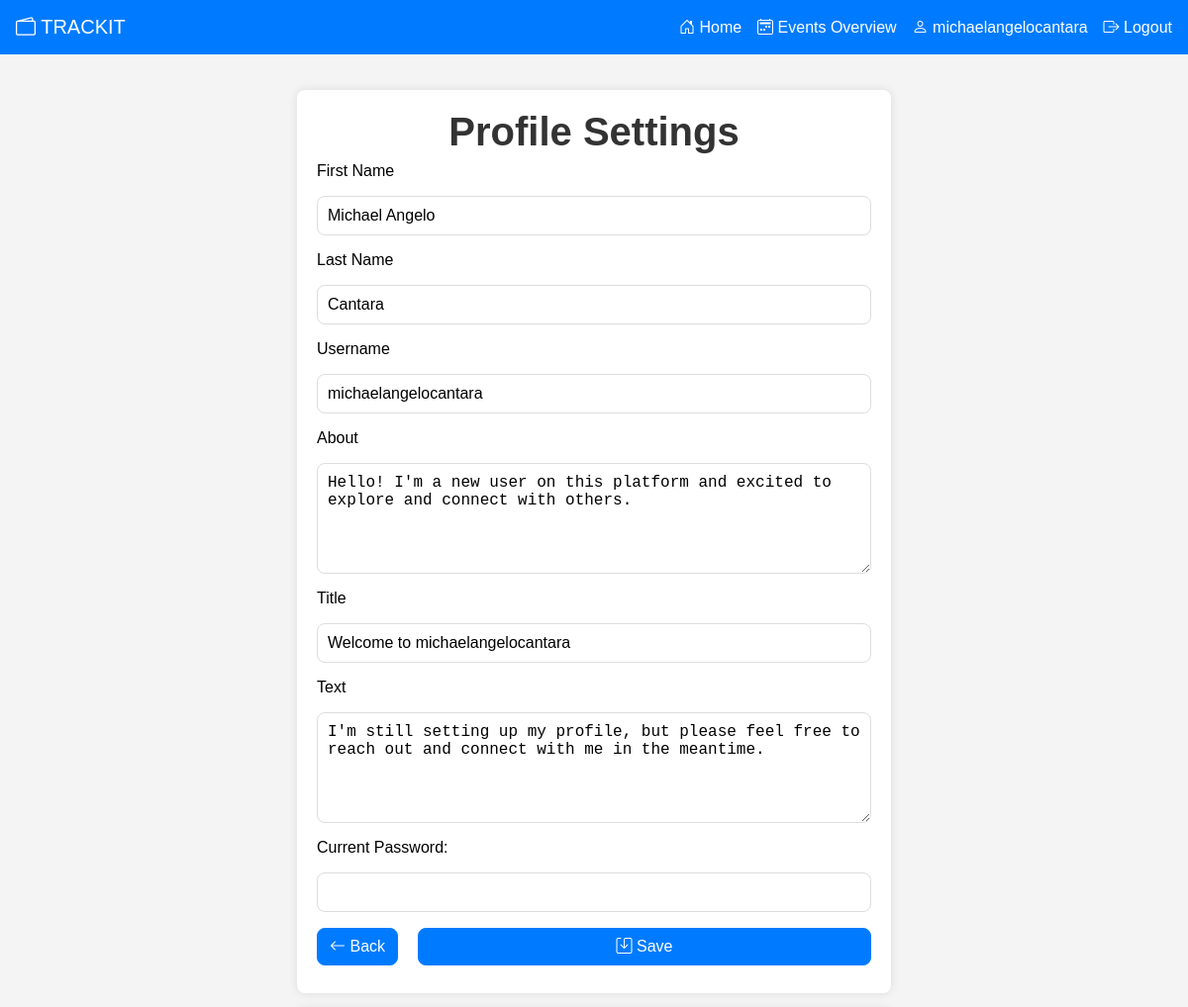
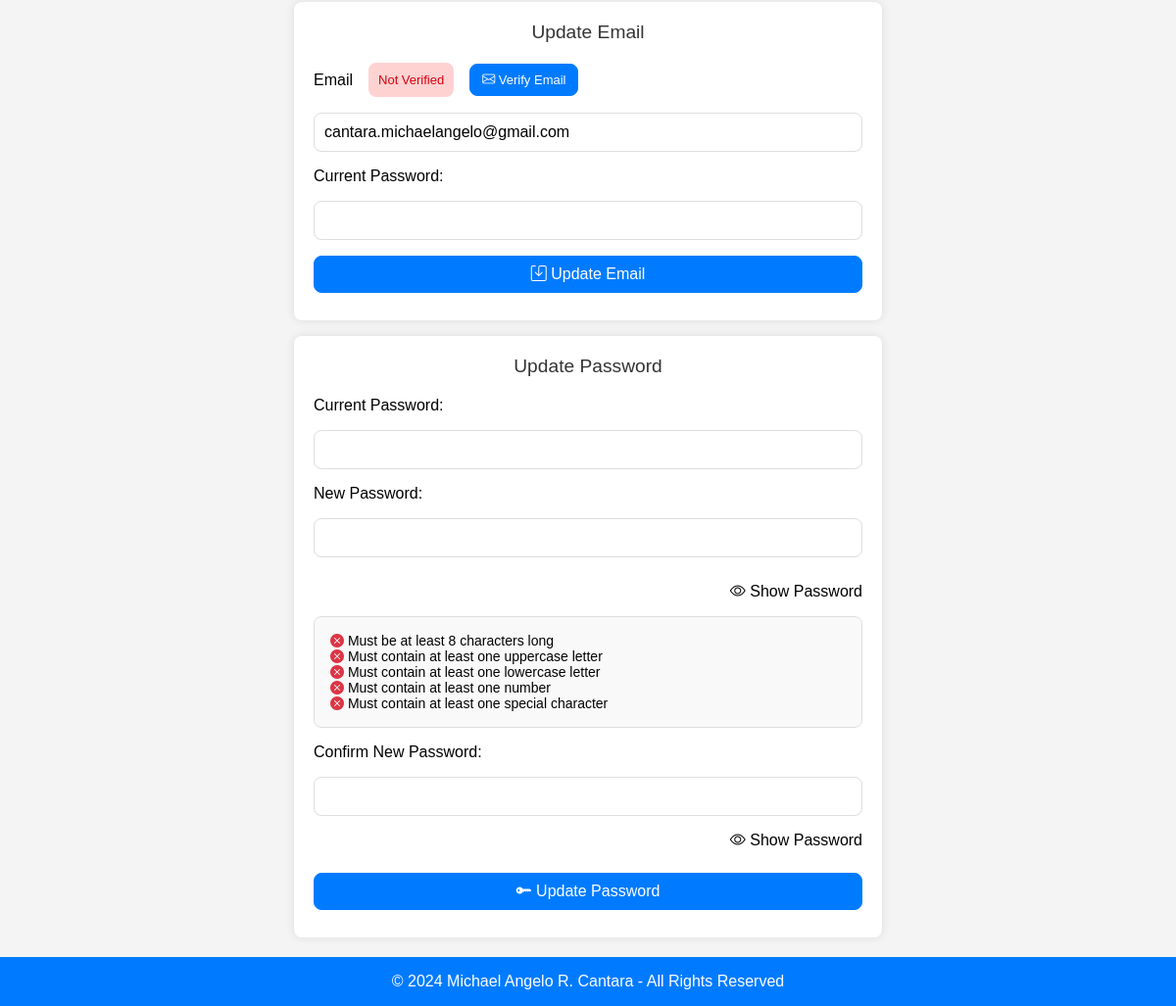
Screenshot of /profile-information-settings.php (signed in) with the database file from the repository (2 pictures, top to bottom).
### tables this page shows
CREATE TABLE `users` (
  `users_id` int(11) NOT NULL,
  `users_first_name` varchar(50) NOT NULL,
  `users_last_name` varchar(50) NOT NULL,
  `users_username` varchar(50) NOT NULL,
  `users_email` varchar(100) NOT NULL,
  `users_role` varchar(50) NOT NULL,
  `users_password` varchar(255) NOT NULL,
  `users_email_verified` int(11) NOT NULL
);

CREATE TABLE `profiles` (
  `profiles_id` int(11) NOT NULL,
  `profiles_about` text NOT NULL,
  `profiles_introduction_title` text NOT NULL,
  `profiles_introduction_text` text NOT NULL,
  `users_id` int(11) DEFAULT NULL
);

### includes/profile-information-functions.inc.php (called while the page is built, shortened)
<?php
function getUserInformation($conn, $users_id) {
    $sql = "SELECT users_first_name, users_last_name, users_username, users_email, users_email_verified FROM users WHERE users_id = ?;";
    $stmt = mysqli_stmt_init($conn);
    if (!mysqli_stmt_prepare($stmt, $sql)) {
        header("location: ../profile-information.php?error=stmtfailed");
        exit();
    }
    mysqli_stmt_bind_param($stmt, "i", $users_id);
    mysqli_stmt_execute($stmt);
    $resultData = mysqli_stmt_get_result($stmt);
    if ($row = mysqli_fetch_assoc($resultData)) {
        return $row;
    } else {
        $result = false;
        return $result;
    }
}
function getProfileInformation($conn, $users_id) {
    $sql = "SELECT * FROM profiles WHERE users_id = ?;";
    $stmt = mysqli_stmt_init($conn);
    if (!mysqli_stmt_prepare($stmt, $sql)) {
        header("location: ../profile-information.php?error=stmtfailed");
        exit();
    }
    mysqli_stmt_bind_param($stmt, "i", $users_id);
    mysqli_stmt_execute($stmt);
    $resultData = mysqli_stmt_get_result($stmt);
    if ($row = mysqli_fetch_assoc($resultData)) {
        return $row;
    } else {
        $result = false;
        return $result;
    }
}

### profile-information-settings.php (the view, shortened to what this page needs)
<?php
require_once "includes/db-connection.inc.php";
require_once "includes/profile-information-functions.inc.php";
$profileData = getProfileInformation($conn, $_SESSION["users_id"]);
$userData = getUserInformation($conn, $_SESSION["users_id"]);
?>
<!DOCTYPE html>
<html lang="en">
<head>
    <?php include "templates/external-links.tpl.php"; ?>
</head>
<body>
    <?php include 'templates/header.tpl.php'; ?>
    <main>
        <section class="section-container">
            <h1>Profile Settings</h1>
            <form action="includes/profile-information.inc.php" method="post">
                <label for="firstName">First Name</label>
                <input type="text" name="firstName" id="firstName" value='<?php echo $userData['users_first_name']; ?>'>
                <label for="lastName">Last Name</label>
                <input type="text" name="lastName" id="lastName" value='<?php echo $userData['users_last_name']; ?>'>
                <label for="username">Username</label>
                <input type="text" name="username" id="username" value='<?php echo $userData['users_username']; ?>'>
                <label for="profileAbout">About</label>
                <textarea type="text" name="profileAbout" rows="5" cols="20"
                    id="profileAbout"><?php echo $profileData['profiles_about']; ?></textarea>
                <label for="profileTitle">Title</label>
                <input type="text" name="profileTitle" id="profileTitle"
                    value='<?php echo $profileData['profiles_introduction_title']; ?>'>
                <label for="profileText">Text</label>
                <textarea type="text" name="profileText" rows="5" cols="20"
                    id="profileText"><?php echo $profileData['profiles_introduction_text']; ?></textarea>
                <label for="currentPassword">Current Password:</label>
                <input type="password" id="currentPassword" name="currentPassword" required>
                <div class="two-grid-column-container">
                    <a class="button" href="profile-information.php"><i class="bi bi-arrow-left"></i> Back</a>
                    <button class="button" type="submit" name="profile-settings"><i class="bi bi-save"></i>
                        Save</button>
                </div>
            </form>
        </section>
        <section class="section-container">
            <h2>Update Email</h2>
            <form action="includes/update-email.inc.php" method="post">
                <div class="email-container">
                    <label for="email">Email</label>
                    <?php
                    if ($userData['users_email_verified'] == 0) {
                        echo "<span class='error-message'>Not Verified</span>";
                        echo "<button class='button' type='button' onclick='location.href=\"includes/send-verification-email.inc.php\"'><i class='bi bi-envelope'></i> Verify Email</button>";
                    } else {
                        echo "<span class='success-message'>Verified</span>";
                    }
                    ?>
                </div>
                <input type="email" name="email" id="email" value='<?php echo $userData['users_email']; ?>'>
                <label for="currentPassword">Current Password:</label>
                <input type="password" id="currentPassword" name="currentPassword" required>
                <button class="button" type="submit" name="update-email"><i class="bi bi-save"></i> Update
                    Email</button>
            </form>
        </section>
        <section class="section-container">
            <h2>Update Password</h2>
            <form action="includes/update-password.inc.php" method="post">
                <label for="currentPassword">Current Password:</label>
                <input type="password" id="currentPassword" name="currentPassword" required>
                <label for="password">New Password:</label>
                <input type="password" id="password" name="password" required>
                <div class="password-container">
                    <p id="strengthLabel"></p>
                    <button class="show-button" id="showPasswordButton" type="button"
                        onclick="togglePasswordVisibility('password', 'showPasswordButton')"><i class='bi bi-eye'></i> Show Password</button>
                </div>
                <ul class="password-requirements" id="password-requirements">
                    <li id="length"><i class="bi bi-x-circle-fill text-danger"></i> Must be at least 8 characters long
                    </li>
                    <li id="uppercase"><i class="bi bi-x-circle-fill text-danger"></i> Must contain at least one
                        uppercase
                        letter</li>
                    <li id="lowercase"><i class="bi bi-x-circle-fill text-danger"></i> Must contain at least one
                        lowercase
                        letter</li>
                    <li id="number"><i class="bi bi-x-circle-fill text-danger"></i> Must contain at least one number
                    </li>
                    <li id="special"><i class="bi bi-x-circle-fill text-danger"></i> Must contain at least one special
                        character</li>
                </ul>
                <label for="confirmPassword">Confirm New Password:</label>
                <input type="password" id="confirmPassword" name="confirmPassword" required>
                <div class="password-container">
                    <button class="show-button" id="showConfirmPasswordButton" type="button"
                        onclick="togglePasswordVisibility('confirmPassword', 'showConfirmPasswordButton')"><i class='bi bi-eye'></i> Show
                        Password</button>
                </div>
                <button class="button margin-top-16" type="submit" name="updatePassword"><i class="bi bi-key-fill"></i>
                    Update Password</button>
            </form>
        </section>
    </main>
    <?php include 'templates/footer.tpl.php'; ?>
</body>
</html>

### templates/external-links.tpl.php
<link rel="stylesheet" href="static/css/style.css">
<link rel="stylesheet" href="https://cdn.jsdelivr.net/npm/bootstrap-icons@1.11.3/font/bootstrap-icons.min.css">

### templates/header.tpl.php (shortened to what this page needs)
<header>
    <nav>
        <a class="logo" href="index.php">
            <i class="bi bi-wallet2"></i>
            TRACKIT
        </a>
        <ul>
            <li>
                <a href="index.php"><i class="bi bi-house-door"></i> Home</a>
            </li>
            <?php
            if (isset($_SESSION['users_id'])) {
                ?>
                <li>
                    <a href="events-overview.php"><i class="bi bi-calendar2-week"></i> Events Overview</a>
                </li>
                <li>
                    <a href="profile-information.php"><i class="bi bi-person"></i> <?php echo $_SESSION["users_username"]; ?></a>
                </li>
                <li>
                    <a href="includes/log-out.inc.php"><i class="bi bi-box-arrow-right"></i> Logout</a>
                </li>
                <?php
            }
            ?>
        </ul>
    </nav>
</header>

### templates/footer.tpl.php
<footer>
    <p>&copy;
        <?php echo date('Y'); ?> Michael Angelo R. Cantara - All Rights Reserved
    </p>
</footer>

### static/css/style.css (style rules this page uses)
* { margin: 0; padding: 0; box-sizing: border-box; }
body { font-family: Verdana, Geneva, Tahoma, sans-serif; background-color: #f4f4f4; }
html, body { height: 100%; margin: 0; display: flex; flex-direction: column; }
nav { display: flex; justify-content: space-between; align-items: center; padding: 8px; background-color: #007bff; }
nav .logo { flex: 0 0 auto; text-decoration: none; color: white; padding: 8px; font-size: 20px; }
nav ul { display: flex; list-style: none; }
nav ul li { display: inline; padding: 8px; }
nav ul li a { text-decoration: none; color: white; }
main { width: 100%; margin: 0 auto; padding: 20px; flex: 1 0 auto; }
h1 { color: #333; text-align: center; font-size: 2.5em; }
h2 { font-size: 1.2em; color: #333; text-align: center; font-weight: lighter; margin-bottom: 12px; }
.button, .secondary-outline-button { display: inline-block; padding: 0.375rem 0.75rem; font-size: 1rem; font-weight: 400; line-height: 1.5; text-align: center; text-decoration: none; vertical-align: middle; cursor: pointer; user-select: none; border: 1px solid transparent; border-radius: 8px; margin: 8px 0; transition: color 0.15s ease-in-out, background-color 0.15s ease-in-out, border-color 0.15s ease-in-out, box-shadow 0.15s ease-in-out; }
.button { color: #fff; background-color: #007bff; border: 1px solid #007bff; }
.margin-top-16 { margin-top: 16px; }
section:not(.chart-container) { background-color: #fff; border-radius: 8px; padding: 20px; box-shadow: 0px 0px 10px 0px rgba(0, 0, 0, 0.1); margin-top: 16px; }
.section-container { max-width: 600px; margin: 0 auto; }
form { display: grid; gap: 0; }
input, select, textarea { padding: 10px; border: 1px solid #ddd; border-radius: 8px; font-size: 16px; margin: 8px 0; }
label { margin: 8px 0; }
.info-text, .password-requirements { font-size: 14px; color: black; padding: 16px; border: 1px solid #ddd; border-radius: 8px; background-color: #f9f9f9; margin: 8px 0; }
.password-requirements { list-style-type: none; }
.text-danger { color: #dc3545; }
.error-message { color: #d8000c; background-color: #ffd2d2; padding: 10px; border-radius: 8px; margin-top: 16px; }
.two-grid-column-container { display: grid; grid-template-columns: auto 1fr; gap: 20px; }
.password-container { margin: 8px 0; display: grid; grid-template-columns: 1fr auto; text-align: right; }
.show-button { border: none; background: none; cursor: pointer; font-size: 16px; text-align: right; }
.email-container { display: flex; align-items: center; justify-content: flex-start; margin: 8px 0; }
.email-container label { margin-right: 8px; }
.email-container span, .email-container button { font-size: small; margin: 0 8px; text-align: center; }
footer { flex-shrink: 0; width: 100%; background-color: #007bff; color: white; text-align: center; padding: 16px; }

### rows the page displays
users: firstName "Michael Angelo", lastName "Cantara", username "michaelangelocantara", email "cantara.michaelangelo@gmail.com"
profiles: profileAbout "Hello! I'm a new user on this platform and excited to explore and connect with others.", profileText "I'm still setting up my profile, but please feel free to reach out and connect with me in the meantime."

### other values shown
$_SESSION["users_username"] "michaelangelocantara"
